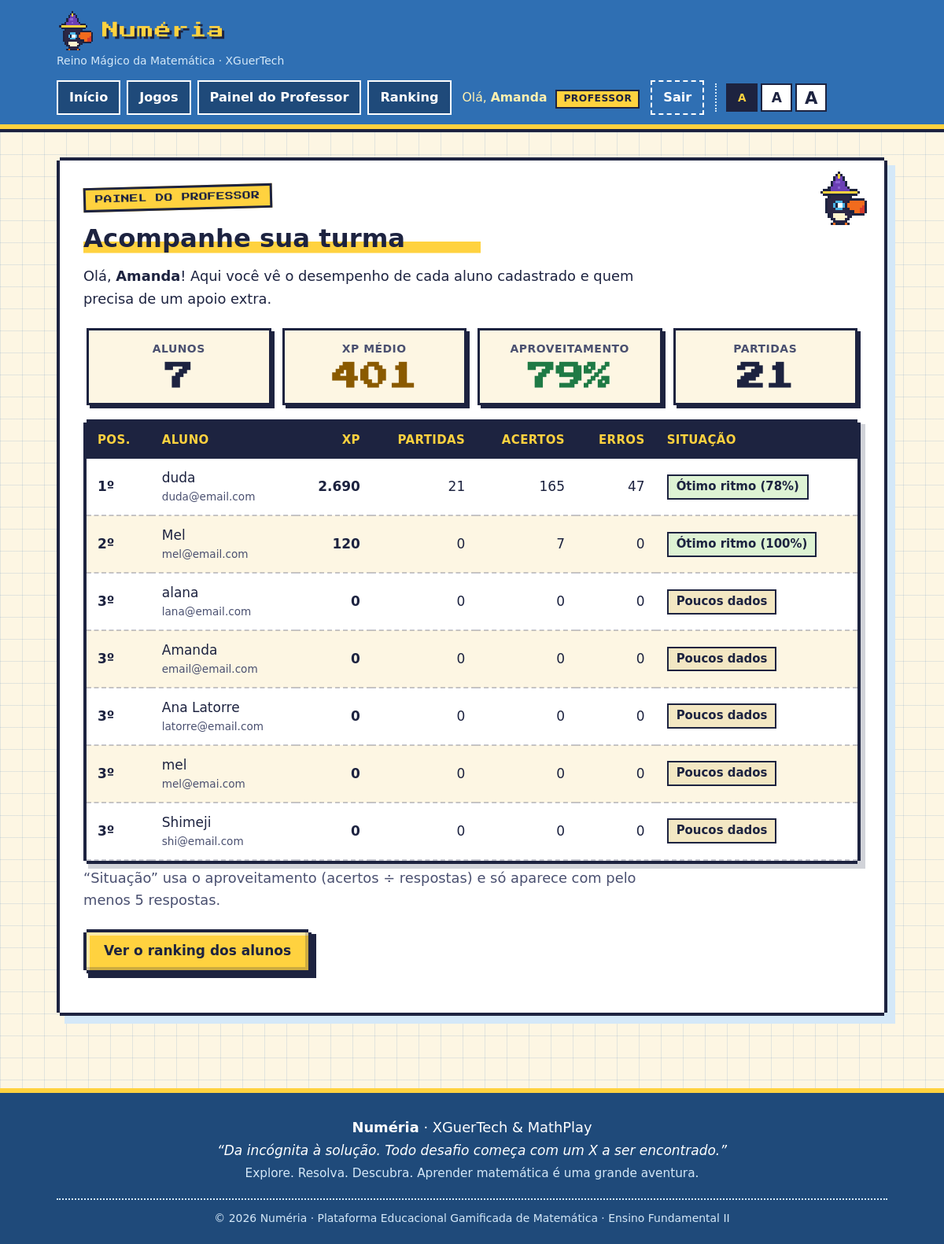
Screenshot of /?pagina=professor (signed in) with the database file from the repository.
### tables this page shows
CREATE TABLE `aluno` (
  `id_aluno` int NOT NULL,
  `nome` varchar(100) NOT NULL,
  `email` varchar(150) NOT NULL,
  `tipo` enum('aluno','professor') NOT NULL DEFAULT 'aluno',
  `senha` varchar(255) NOT NULL,
  `data_cadastro` datetime NOT NULL DEFAULT CURRENT_TIMESTAMP,
  `ativo` tinyint(1) NOT NULL DEFAULT '1'
);

### public/index.php (called while the page is built, shortened)
<?php
$pagina = $_GET['pagina'] ?? 'home';
include __DIR__ . '/../app/views/layout/header.php';
include __DIR__ . '/../app/views/pages/' . $pagina . '.php';
include __DIR__ . '/../app/views/layout/footer.php';

### app/helpers/usuario.php (called while the page is built, shortened)
<?php
function garantir_coluna_tipo(PDO $conexao): void
{
    $consulta = $conexao->query("SHOW COLUMNS FROM aluno LIKE 'tipo'");
}
function selo_aproveitamento(int $acertos, int $erros): array
{
    $respondidas = $acertos + $erros;
    if ($respondidas < 5) {
        return ['Poucos dados', 'selo-neutro', null];
    }
    $percentual = (int) round($acertos * 100 / $respondidas);
    if ($percentual >= 75) {
        return ['Ótimo ritmo', 'selo-bom', $percentual];
    }
    return ['Precisa de apoio', 'selo-atencao', $percentual];
}
function buscar_ranking(PDO $conexao): array
{
    garantir_coluna_tipo($conexao);
    $consulta = $conexao->query(
        "SELECT
            a.id_aluno,
            a.nome,
            a.email,
            COALESCE(SUM(pp.xp_total), 0) AS xp,
            COALESCE(SUM(pp.acertos), 0) AS acertos,
            COALESCE(SUM(pp.erros), 0) AS erros,
            COUNT(DISTINCT CASE WHEN p.status = 'finalizada' THEN pp.id_partida END) AS partidas
         FROM aluno a
         LEFT JOIN partida_participante pp ON pp.id_aluno = a.id_aluno
         LEFT JOIN partida p ON p.id_partida = pp.id_partida
         WHERE a.ativo = 1
           AND a.tipo = 'aluno'
         GROUP BY a.id_aluno, a.nome, a.email
         ORDER BY xp DESC, acertos DESC, a.nome ASC"
    );
    $alunos = $consulta->fetchAll(PDO::FETCH_ASSOC);
    $contador = 0;
    $posicao = 0;
    $xpAnterior = null;
    foreach ($alunos as &$aluno) {
        $aluno['id_aluno'] = (int) $aluno['id_aluno'];
        $aluno['xp'] = (int) $aluno['xp'];
        $aluno['acertos'] = (int) $aluno['acertos'];
        $aluno['erros'] = (int) $aluno['erros'];
        $aluno['partidas'] = (int) $aluno['partidas'];
        $contador++;
        if ($aluno['xp'] !== $xpAnterior) {
            $posicao = $contador;
        }
        $aluno['posicao'] = $posicao;
        $xpAnterior = $aluno['xp'];
    }
    return $alunos;
}
function aproveitamento(int $acertos, int $erros): ?int
{
    $total = $acertos + $erros;
    return $total > 0 ? (int) round($acertos * 100 / $total) : null;
}

### app/views/pages/professor.php (the view, shortened to what this page needs)
<?php
require_once __DIR__ . '/../../config/conexao.php';
require_once __DIR__ . '/../../helpers/usuario.php';
$ranking = buscar_ranking($conexao);
$totalAlunos = count($ranking);
$somaXp = 0;
$somaAcertos = 0;
$somaErros = 0;
$somaPartidas = 0;
foreach ($ranking as $linha) {
    $somaXp += $linha['xp'];
    $somaAcertos += $linha['acertos'];
    $somaErros += $linha['erros'];
    $somaPartidas += $linha['partidas'];
    [$textoSelo, $classeSelo] = selo_aproveitamento($linha['acertos'], $linha['erros']);
}
$xpMedio = $totalAlunos > 0 ? (int) round($somaXp / $totalAlunos) : 0;
$percGeral = aproveitamento($somaAcertos, $somaErros);
?>
<main class="container">
    <section class="hero">
        <span class="badge">Painel do professor</span>
        <h2>Acompanhe sua turma</h2>
        <p>
            Olá, <strong><?= htmlspecialchars($_SESSION['aluno_nome'] ?? 'Professor(a)', ENT_QUOTES, 'UTF-8') ?></strong>!
            Aqui você vê o desempenho de cada aluno cadastrado e quem precisa de um apoio extra.
        </p>
        <div class="resumo-turma" role="group" aria-label="Resumo da turma">
            <div class="medidor">
                <span class="medidor-rotulo">Alunos</span>
                <strong class="medidor-valor"><?= $totalAlunos ?></strong>
            </div>
            <div class="medidor medidor-xp">
                <span class="medidor-rotulo">XP médio</span>
                <strong class="medidor-valor"><?= number_format($xpMedio, 0, ',', '.') ?></strong>
            </div>
            <div class="medidor medidor-acerto">
                <span class="medidor-rotulo">Aproveitamento</span>
                <strong class="medidor-valor"><?= $percGeral === null ? '—' : $percGeral . '%' ?></strong>
            </div>
            <div class="medidor">
                <span class="medidor-rotulo">Partidas</span>
                <strong class="medidor-valor"><?= $somaPartidas ?></strong>
            </div>
        </div>
        <?php if ($totalAlunos === 0): ?>
            <p>Nenhum aluno cadastrado ainda. Quando eles criarem a conta, aparecem aqui.</p>
        <?php else: ?>
            <div class="tabela-wrap" role="region" aria-label="Desempenho de cada aluno" tabindex="0">
                <table class="tabela">
                    <thead>
                        <tr>
                            <th scope="col">Pos.</th>
                            <th scope="col">Aluno</th>
                            <th scope="col" class="num">XP</th>
                            <th scope="col" class="num">Partidas</th>
                            <th scope="col" class="num">Acertos</th>
                            <th scope="col" class="num">Erros</th>
                            <th scope="col">Situação</th>
                        </tr>
                    </thead>
                    <tbody>
                        <?php foreach ($ranking as $linha): ?>
                            <?php [$textoSelo, $classeSelo, $perc] = selo_aproveitamento($linha['acertos'], $linha['erros']); ?>
                            <tr>
                                <th scope="row" class="pos"><?= (int) $linha['posicao'] ?>º</th>
                                <td>
                                    <?= htmlspecialchars($linha['nome'], ENT_QUOTES, 'UTF-8') ?>
                                    <small class="email-aluno"><?= htmlspecialchars($linha['email'], ENT_QUOTES, 'UTF-8') ?></small>
                                </td>
                                <td class="num"><strong><?= number_format($linha['xp'], 0, ',', '.') ?></strong></td>
                                <td class="num"><?= $linha['partidas'] ?></td>
                                <td class="num"><?= $linha['acertos'] ?></td>
                                <td class="num"><?= $linha['erros'] ?></td>
                                <td>
                                    <span class="selo <?= $classeSelo ?>">
                                        <?= htmlspecialchars($textoSelo, ENT_QUOTES, 'UTF-8') ?>
                                        <?= $perc !== null ? '(' . $perc . '%)' : '' ?>
                                    </span>
                                </td>
                            </tr>
                        <?php endforeach; ?>
                    </tbody>
                </table>
            </div>
            <p class="ajuda-campo">
                “Situação” usa o aproveitamento (acertos ÷ respostas) e só aparece com pelo menos 5 respostas.
            </p>
        <?php endif; ?>
        <p class="acoes-jogo">
            <a href="?pagina=ranking" class="btn">Ver o ranking dos alunos</a>
        </p>
    </section>
</main>

### rows the page displays
aluno: posicao "1", nome "duda", email "duda@email.com", xp "2.690", partidas "21", acertos "165", erros "47", textoSelo "Ótimo ritmo", perc "78"
aluno: posicao "2", nome "Mel", email "mel@email.com", xp "120", partidas "0", acertos "7", erros "0", textoSelo "Ótimo ritmo", perc "100"
aluno: posicao "3", nome "alana", email "lana@email.com", xp "0", partidas "0", acertos "0", erros "0", textoSelo "Poucos dados"
aluno: posicao "3", nome "Amanda", email "email@email.com", xp "0", partidas "0", acertos "0", erros "0", textoSelo "Poucos dados"
aluno: posicao "3", nome "Ana Latorre", email "latorre@email.com", xp "0", partidas "0", acertos "0", erros "0", textoSelo "Poucos dados"
aluno: posicao "3", nome "mel", email "mel@emai.com", xp "0", partidas "0", acertos "0", erros "0", textoSelo "Poucos dados"
aluno: id_aluno "3", nome "Shimeji", email "shi@email.com", xp "0", partidas "0", acertos "0", erros "0", textoSelo "Poucos dados"

### other values shown
APP_NAME "Numéria"
$_SESSION['aluno_nome'] "Amanda"
$totalAlunos "7"
$xpMedio "401"
$percGeral "79"
$somaPartidas "21"
